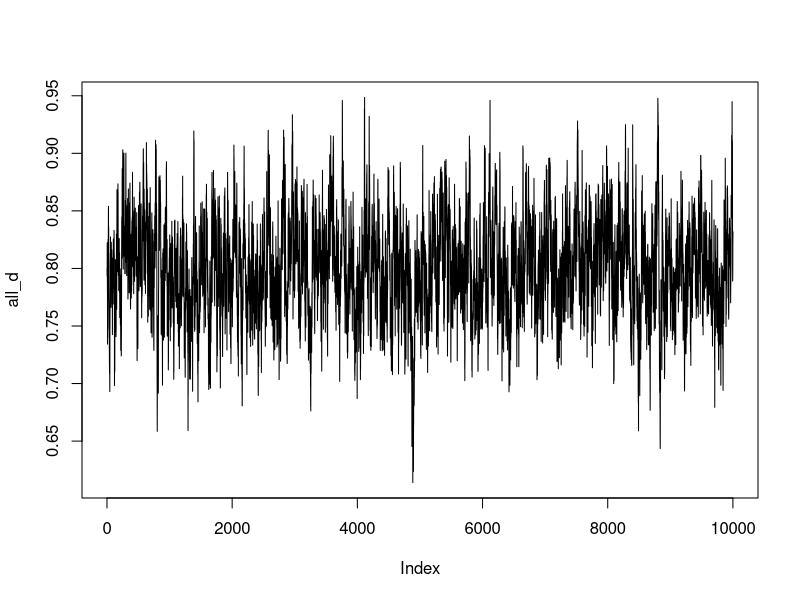
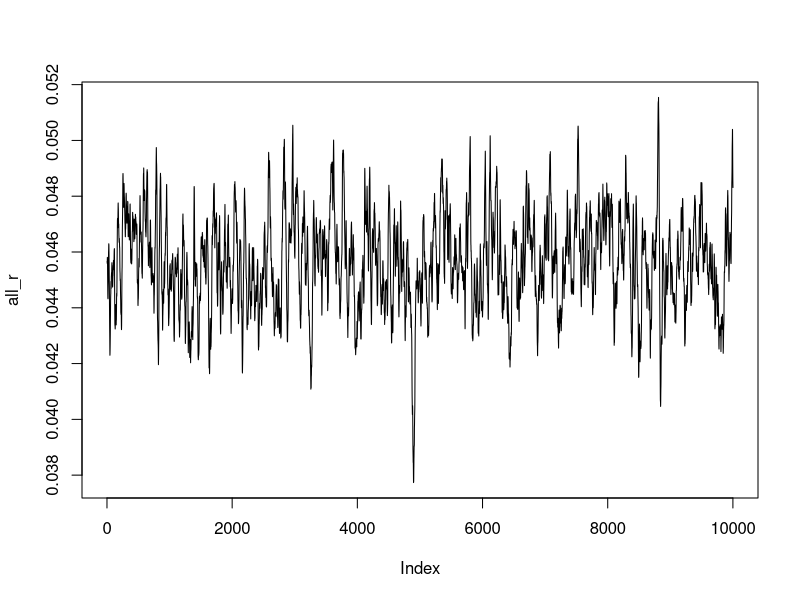
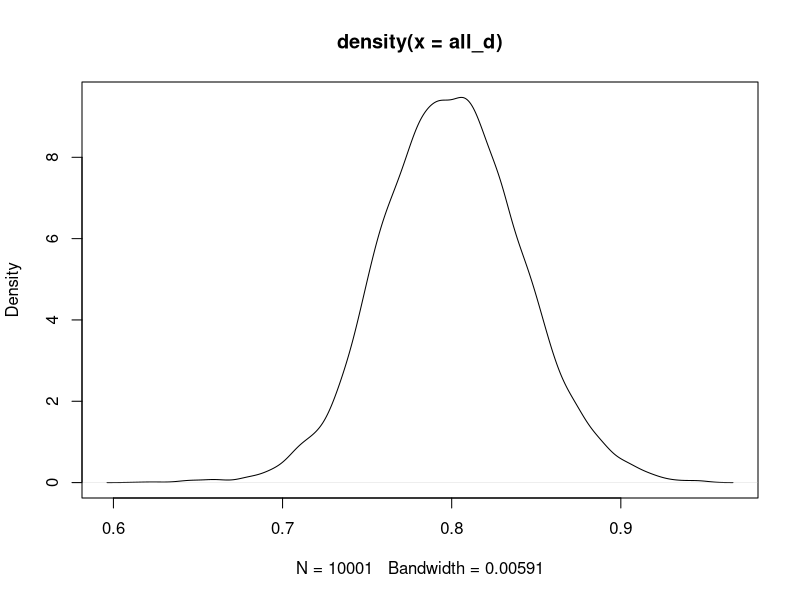

Generate these figures, in order, with R:

Pi <- .03
Dy <- .02
zeta <- exp(-Pi-Dy)
q <- .06
beta <- .1
d_bar <- .8
s_star <- d_bar*(zeta*(1+q) - 1 - beta)
sigma <- .02

chi <- .95

n <- 10000

r <- q * zeta * d_bar
r_1 <- r
d <- d_bar
d_1 <- d_bar
d_2 <- d_bar

all_d <- d
all_r <- r

for(i in 1:n){
  r <- q * zeta * (d_1 - chi * zeta * d_2) + zeta * chi * r_1
  d <- zeta * d_1 - s_star - beta * d_1 - sigma * rnorm(1) + r
  
  all_d <- c(all_d,d)
  all_r <- c(all_r,r)
  
  d_1 <- d
  d_2 <- d_1
  r_1 <- r
}

plot(all_d,type="l")
plot(all_r,type="l")

print(c(mean(all_d),sd(all_d)))

plot(density(all_d))

